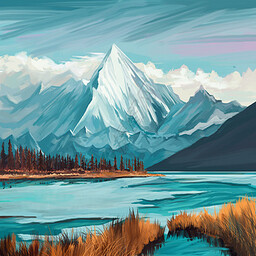
%> input picture DISP_4/view.jpg, 256 x 256 px
$ octave p1.m   (GNU Octave 9; MATLAB toolbox functions it lacks are replaced by stand-ins)
%> lines starting %> are read from the running program, lines starting %| are printed output that depends on the picture; in (x1, y1, x2, y2) boxes, pixels count from 0 and x2, y2 are one past the last pixel; in counts of white or black regions, pixels touching at a corner belong together; the program's own positions count from 1
fig = imread("view.jpg");
%> fig is the input picture: size 256x256x3 uint8; mean R, G, B 115.2, 154.1, 156.8
fig = rgb2gray(fig);
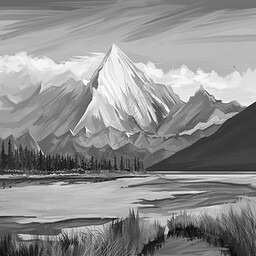
%> fig: size 256x256 uint8; min 0, max 255, mean 142.8
subplot(3,1,1);
imshow(fig);

% blurred image with noise
L = 10;
k = zeros(21);
for i = [-L:L]
    for j = [-L:L]
        k(i+L+1,j+L+1) = exp(-0.1*(i^2+j^2));
    end
end

k = k*1/sum(k,"all");
blurred = conv2(fig, k, "same");
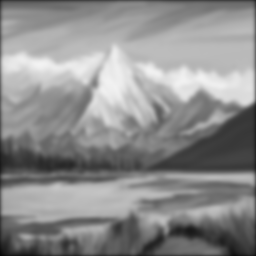
%> blurred: size 256x256 double; min 7.48, max 243.2, mean 141.2
an = 0.9;
noise = an* (rand(size(fig))-0.5);
blurred = uint8(blurred + noise);
%> blurred: size 256x256 uint8
subplot(3,1,2);
imshow(blurred);


% deblur
F = fft2(blurred);
subplot(3,1,2)
k1 = zeros(size(blurred));
[M,N] = size(k1);
%> M = 256; N = 256
k1(1:L+1, 1:L+1) = k(L+1:end, L+1:end);     %2
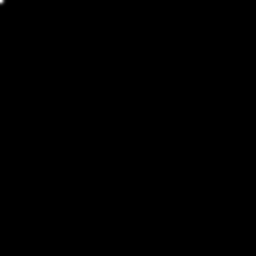
%> k1: size 256x256 double; min 0, max 0.0318, mean 5.3e-06; drawn with min black and max white
k1(M-L+1:end,1:L+1) = k(1:L, L+1:end);        %1
%> k1: size 256x256 double; 0.17% of pixels changed, all inside (x1, y1, x2, y2) = (0, 246, 11, 256)
k1(1:L+1, N-L+1:end) = k(L+1:end, 1:L);       %4
%> k1: size 256x256 double; min 0, max 0.0318, mean 1.27e-05
k1(M-L+1:end, N-L+1:end) = k(1:L, 1:L);         %3
%> k1: size 256x256 double; min 0, max 0.0318, mean 1.53e-05

K = fft2(k1);
C = 0.01;
H = 1./ (C ./ conj(K) + K);


% C = 0.2;
deblur_fft = F.*H;
deblur_fig = (abs(ifft2(deblur_fft)));
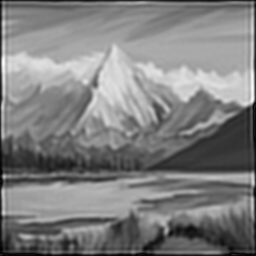
%> deblur_fig: size 256x256 double; min 0.0299, max 279.3, mean 139.9; drawn with min black and max white
deblur_fig = uint8(deblur_fig * 255/ max(deblur_fig,[],"all"));
%> deblur_fig: size 256x256 uint8
subplot(3,1,3);
imshow(deblur_fig);
